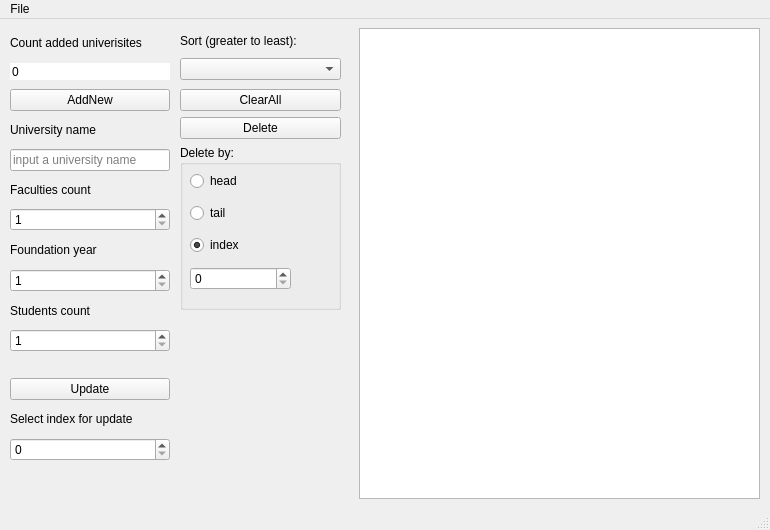
<?xml version="1.0" encoding="UTF-8"?>
<ui version="4.0">
 <class>MainWindow</class>
 <widget class="QMainWindow" name="MainWindow">
  <property name="geometry">
   <rect>
    <x>0</x>
    <y>0</y>
    <width>770</width>
    <height>530</height>
   </rect>
  </property>
  <property name="sizePolicy">
   <sizepolicy hsizetype="Fixed" vsizetype="Fixed">
    <horstretch>0</horstretch>
    <verstretch>0</verstretch>
   </sizepolicy>
  </property>
  <property name="windowTitle">
   <string>Lab4</string>
  </property>
  <widget class="QWidget" name="centralwidget">
   <widget class="QWidget" name="verticalLayoutWidget">
    <property name="geometry">
     <rect>
      <x>10</x>
      <y>70</y>
      <width>160</width>
      <height>372</height>
     </rect>
    </property>
    <layout class="QVBoxLayout" name="verticalLayout">
     <item>
      <widget class="QPushButton" name="pushButtonAdd">
       <property name="text">
        <string>AddNew</string>
       </property>
      </widget>
     </item>
     <item>
      <widget class="QLabel" name="label">
       <property name="text">
        <string>University name</string>
       </property>
      </widget>
     </item>
     <item>
      <widget class="QLineEdit" name="lineEditUniversityName">
       <property name="placeholderText">
        <string>input a university name</string>
       </property>
      </widget>
     </item>
     <item>
      <widget class="QLabel" name="label_2">
       <property name="text">
        <string>Faculties count</string>
       </property>
      </widget>
     </item>
     <item>
      <widget class="QSpinBox" name="spinBoxFacultiesCount">
       <property name="specialValueText">
        <string/>
       </property>
       <property name="minimum">
        <number>1</number>
       </property>
       <property name="maximum">
        <number>2047567</number>
       </property>
      </widget>
     </item>
     <item>
      <widget class="QLabel" name="label_3">
       <property name="text">
        <string>Foundation year</string>
       </property>
      </widget>
     </item>
     <item>
      <widget class="QSpinBox" name="spinBoxFoundationYear">
       <property name="specialValueText">
        <string/>
       </property>
       <property name="minimum">
        <number>1</number>
       </property>
       <property name="maximum">
        <number>2047567</number>
       </property>
      </widget>
     </item>
     <item>
      <widget class="QLabel" name="label_4">
       <property name="text">
        <string>Students count</string>
       </property>
      </widget>
     </item>
     <item>
      <widget class="QSpinBox" name="spinBoxStudentsCount">
       <property name="specialValueText">
        <string/>
       </property>
       <property name="minimum">
        <number>1</number>
       </property>
       <property name="maximum">
        <number>2047567</number>
       </property>
      </widget>
     </item>
     <item>
      <spacer name="horizontalSpacer">
       <property name="orientation">
        <enum>Qt::Horizontal</enum>
       </property>
       <property name="sizeType">
        <enum>QSizePolicy::Expanding</enum>
       </property>
       <property name="sizeHint" stdset="0">
        <size>
         <width>40</width>
         <height>20</height>
        </size>
       </property>
      </spacer>
     </item>
     <item>
      <widget class="QPushButton" name="pushButtonUpdate">
       <property name="text">
        <string>Update</string>
       </property>
      </widget>
     </item>
     <item>
      <widget class="QLabel" name="label_6">
       <property name="text">
        <string>Select index for update</string>
       </property>
      </widget>
     </item>
     <item>
      <widget class="QSpinBox" name="spinBoxUpdateIndex">
       <property name="specialValueText">
        <string/>
       </property>
       <property name="minimum">
        <number>0</number>
       </property>
       <property name="maximum">
        <number>999999</number>
       </property>
       <property name="value">
        <number>0</number>
       </property>
      </widget>
     </item>
    </layout>
   </widget>
   <widget class="QWidget" name="verticalLayoutWidget_2">
    <property name="geometry">
     <rect>
      <x>180</x>
      <y>70</y>
      <width>161</width>
      <height>221</height>
     </rect>
    </property>
    <layout class="QVBoxLayout" name="verticalLayout_2">
     <item>
      <widget class="QPushButton" name="pushButtonClearAll">
       <property name="text">
        <string>ClearAll</string>
       </property>
      </widget>
     </item>
     <item>
      <widget class="QPushButton" name="pushButtonDelete">
       <property name="text">
        <string>Delete</string>
       </property>
      </widget>
     </item>
     <item>
      <widget class="QGroupBox" name="groupBox">
       <property name="title">
        <string>Delete by:</string>
       </property>
       <widget class="QWidget" name="verticalLayoutWidget_3">
        <property name="geometry">
         <rect>
          <x>10</x>
          <y>20</y>
          <width>101</width>
          <height>131</height>
         </rect>
        </property>
        <layout class="QVBoxLayout" name="verticalLayout_3">
         <item>
          <widget class="QRadioButton" name="radioButtonDeleteByHead">
           <property name="text">
            <string>head</string>
           </property>
          </widget>
         </item>
         <item>
          <widget class="QRadioButton" name="radioButtonDeleteByTail">
           <property name="text">
            <string>tail</string>
           </property>
          </widget>
         </item>
         <item>
          <widget class="QRadioButton" name="radioButtonDeleteByIndex">
           <property name="text">
            <string>index</string>
           </property>
           <property name="checked">
            <bool>true</bool>
           </property>
          </widget>
         </item>
         <item>
          <widget class="QSpinBox" name="spinBoxDeleteIndex">
           <property name="specialValueText">
            <string/>
           </property>
           <property name="minimum">
            <number>0</number>
           </property>
           <property name="maximum">
            <number>999999</number>
           </property>
           <property name="value">
            <number>0</number>
           </property>
          </widget>
         </item>
        </layout>
       </widget>
      </widget>
     </item>
    </layout>
   </widget>
   <widget class="QWidget" name="verticalLayoutWidget_4">
    <property name="geometry">
     <rect>
      <x>359</x>
      <y>9</y>
      <width>401</width>
      <height>471</height>
     </rect>
    </property>
    <layout class="QVBoxLayout" name="verticalLayout_4">
     <item>
      <widget class="QPlainTextEdit" name="plainTextEdit">
       <property name="readOnly">
        <bool>true</bool>
       </property>
      </widget>
     </item>
    </layout>
   </widget>
   <widget class="QWidget" name="verticalLayoutWidget_5">
    <property name="geometry">
     <rect>
      <x>10</x>
      <y>10</y>
      <width>160</width>
      <height>51</height>
     </rect>
    </property>
    <layout class="QVBoxLayout" name="verticalLayout_5">
     <item>
      <widget class="QLabel" name="label_5">
       <property name="text">
        <string>Count added univerisites</string>
       </property>
      </widget>
     </item>
     <item>
      <widget class="QSpinBox" name="spinBoxCountUniversities">
       <property name="frame">
        <bool>false</bool>
       </property>
       <property name="readOnly">
        <bool>true</bool>
       </property>
       <property name="buttonSymbols">
        <enum>QAbstractSpinBox::NoButtons</enum>
       </property>
      </widget>
     </item>
    </layout>
   </widget>
   <widget class="QWidget" name="verticalLayoutWidget_6">
    <property name="geometry">
     <rect>
      <x>180</x>
      <y>10</y>
      <width>161</width>
      <height>51</height>
     </rect>
    </property>
    <layout class="QVBoxLayout" name="verticalLayout_6">
     <item>
      <widget class="QLabel" name="label_7">
       <property name="text">
        <string>Sort (greater to least):</string>
       </property>
      </widget>
     </item>
     <item>
      <widget class="QComboBox" name="comboBoxSort"/>
     </item>
    </layout>
   </widget>
  </widget>
  <widget class="QMenuBar" name="menubar">
   <property name="geometry">
    <rect>
     <x>0</x>
     <y>0</y>
     <width>770</width>
     <height>21</height>
    </rect>
   </property>
   <widget class="QMenu" name="menuOpen">
    <property name="title">
     <string>File</string>
    </property>
    <widget class="QMenu" name="menuOpen_2">
     <property name="title">
      <string>Open</string>
     </property>
     <addaction name="actionOpenBinary"/>
     <addaction name="actionOpenCSV"/>
    </widget>
    <widget class="QMenu" name="menuSave">
     <property name="title">
      <string>Save</string>
     </property>
     <addaction name="actionSaveBinary"/>
     <addaction name="actionSaveCSV"/>
    </widget>
    <addaction name="menuOpen_2"/>
    <addaction name="menuSave"/>
   </widget>
   <addaction name="menuOpen"/>
  </widget>
  <widget class="QStatusBar" name="statusbar"/>
  <action name="actionOpenBinary">
   <property name="text">
    <string>binary</string>
   </property>
  </action>
  <action name="actionOpenCSV">
   <property name="text">
    <string>CSV</string>
   </property>
  </action>
  <action name="actionSaveBinary">
   <property name="text">
    <string>binary</string>
   </property>
  </action>
  <action name="actionSaveCSV">
   <property name="text">
    <string>CSV</string>
   </property>
  </action>
 </widget>
 <resources/>
 <connections/>
</ui>
